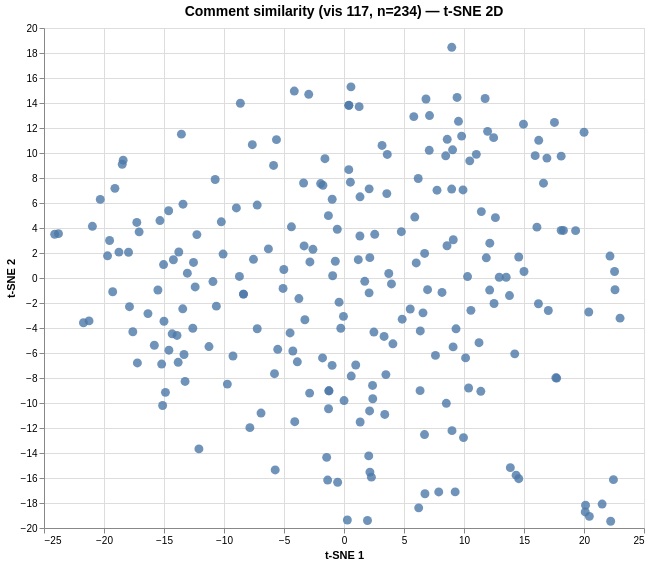

Write the Vega-Lite specification saved for this chart.
### Vega specification from a JSON file in a GitHub repository (floating-point values rounded to 4 significant figures; data arrays with more than 128 entries replaced by an {"elided": "..."} marker saying what was removed)
{"$schema": "https://vega.github.io/schema/vega/v6.json", "data": [{"name": "param_1e9efca18e7a2868_store"}, {"name": "source_0", "values": {"elided": "234 records"}}, {"name": "source_0_x_domain_dim_1", "values": [{"min": -24.11, "max": 23.0}]}, {"name": "source_0_y_domain_dim_2", "values": [{"min": -19.46, "max": 18.45}]}], "signals": [{"name": "unit", "value": {}, "on": [{"events": "pointermove", "update": "isTuple(group()) ? group() : unit"}]}, {"name": "param_1e9efca18e7a2868", "update": "vlSelectionResolve(\"param_1e9efca18e7a2868_store\", \"union\")"}, {"name": "param_1e9efca18e7a2868_dim_1", "on": [{"events": [{"source": "view", "type": "dblclick"}], "update": "null"}, {"events": {"signal": "param_1e9efca18e7a2868_translate_delta"}, "update": "panLinear(param_1e9efca18e7a2868_translate_anchor.extent_x, -param_1e9efca18e7a2868_translate_delta.x / width)"}, {"events": {"signal": "param_1e9efca18e7a2868_zoom_delta"}, "update": "zoomLinear(domain(\"x\"), param_1e9efca18e7a2868_zoom_anchor.x, param_1e9efca18e7a2868_zoom_delta)"}]}, {"name": "param_1e9efca18e7a2868_dim_2", "on": [{"events": [{"source": "view", "type": "dblclick"}], "update": "null"}, {"events": {"signal": "param_1e9efca18e7a2868_translate_delta"}, "update": "panLinear(param_1e9efca18e7a2868_translate_anchor.extent_y, param_1e9efca18e7a2868_translate_delta.y / height)"}, {"events": {"signal": "param_1e9efca18e7a2868_zoom_delta"}, "update": "zoomLinear(domain(\"y\"), param_1e9efca18e7a2868_zoom_anchor.y, param_1e9efca18e7a2868_zoom_delta)"}]}, {"name": "param_1e9efca18e7a2868_tuple", "on": [{"events": [{"signal": "param_1e9efca18e7a2868_dim_1 || param_1e9efca18e7a2868_dim_2"}], "update": "param_1e9efca18e7a2868_dim_1 && param_1e9efca18e7a2868_dim_2 ? {unit: \"\", fields: param_1e9efca18e7a2868_tuple_fields, values: [param_1e9efca18e7a2868_dim_1,param_1e9efca18e7a2868_dim_2]} : null"}]}, {"name": "param_1e9efca18e7a2868_tuple_fields", "value": [{"field": "dim_1", "channel": "x", "type": "R"}, {"field": "dim_2", "channel": "y", "type": "R"}]}, {"name": "param_1e9efca18e7a2868_translate_anchor", "value": {}, "on": [{"events": [{"source": "scope", "type": "pointerdown"}], "update": "{x: x(unit), y: y(unit), extent_x: domain(\"x\"), extent_y: domain(\"y\")}"}]}, {"name": "param_1e9efca18e7a2868_translate_delta", "value": {}, "on": [{"events": [{"source": "window", "between": [{"source": "scope", "type": "pointerdown"}, {"source": "window", "type": "pointerup"}], "consume": true, "type": "pointermove"}], "update": "{x: param_1e9efca18e7a2868_translate_anchor.x - x(unit), y: param_1e9efca18e7a2868_translate_anchor.y - y(unit)}"}]}, {"name": "param_1e9efca18e7a2868_zoom_anchor", "on": [{"events": [{"source": "scope", "consume": true, "type": "wheel"}], "update": "{x: invert(\"x\", x(unit)), y: invert(\"y\", y(unit))}"}]}, {"name": "param_1e9efca18e7a2868_zoom_delta", "on": [{"events": [{"source": "scope", "type": "wheel", "consume": true}], "update": "pow(1.001, event.deltaY * pow(16, event.deltaMode))", "force": true}]}, {"name": "param_1e9efca18e7a2868_modify", "on": [{"events": {"signal": "param_1e9efca18e7a2868_tuple"}, "update": "modify(\"param_1e9efca18e7a2868_store\", param_1e9efca18e7a2868_tuple, true)"}]}], "marks": [{"type": "symbol", "name": "marks", "from": {"data": "source_0"}, "encode": {"update": {"shape": {"value": "circle"}, "opacity": {"value": 0.8}, "y": {"field": "dim_2", "scale": "y"}, "x": {"field": "dim_1", "scale": "x"}, "tooltip": {"signal": "{\"Comment #\": format(datum[\"index\"], \"\"), \"Comment\": isValid(datum[\"comment\"]) ? datum[\"comment\"] : \"\"+datum[\"comment\"]}"}, "fill": {"value": "#4c78a8"}, "size": {"value": 80}}}, "style": ["circle"], "clip": true, "interactive": true}], "scales": [{"name": "x", "type": "linear", "domain": [{"signal": "(data(\"source_0_x_domain_dim_1\")[0] || {}).min"}, {"signal": "(data(\"source_0_x_domain_dim_1\")[0] || {}).max"}], "range": [0, {"signal": "width"}], "domainRaw": {"signal": "param_1e9efca18e7a2868[\"dim_1\"]"}, "nice": true, "zero": true}, {"name": "y", "type": "linear", "domain": [{"signal": "(data(\"source_0_y_domain_dim_2\")[0] || {}).min"}, {"signal": "(data(\"source_0_y_domain_dim_2\")[0] || {}).max"}], "range": [{"signal": "height"}, 0], "nice": true, "zero": true, "domainRaw": {"signal": "param_1e9efca18e7a2868[\"dim_2\"]"}}], "axes": [{"scale": "x", "orient": "bottom", "domain": false, "tickCount": {"signal": "ceil(width/40)"}, "labels": false, "maxExtent": 0, "ticks": false, "aria": false, "zindex": 0, "gridScale": "y", "minExtent": 0, "grid": true}, {"scale": "y", "domain": false, "zindex": 0, "minExtent": 0, "maxExtent": 0, "labels": false, "grid": true, "orient": "left", "gridScale": "x", "aria": false, "ticks": false, "tickCount": {"signal": "ceil(height/40)"}}, {"scale": "x", "tickCount": {"signal": "ceil(width/40)"}, "labelFlush": true, "labelOverlap": true, "zindex": 0, "orient": "bottom", "grid": false, "title": "t-SNE 1"}, {"scale": "y", "grid": false, "orient": "left", "labelOverlap": true, "tickCount": {"signal": "ceil(height/40)"}, "title": "t-SNE 2", "zindex": 0}], "title": {"text": "Comment similarity (vis 117, n=234) — t-SNE 2D", "fontSize": 14, "frame": "group"}, "height": 500, "style": "cell", "padding": 5, "background": "white", "width": 600}
